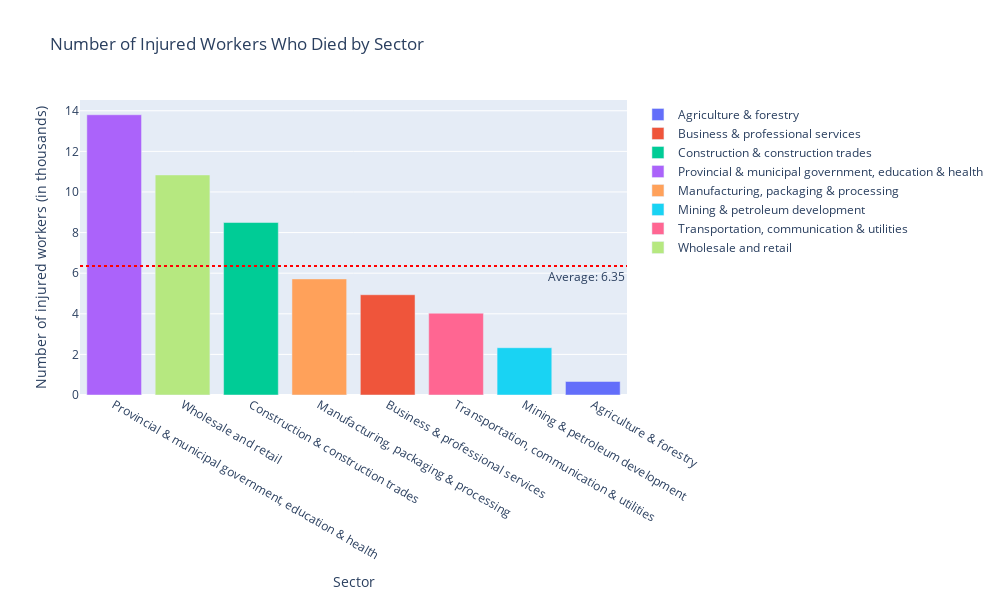

Notebook source saved alongside this figure:
### Code cell
# Calculate average number of injured workers who died (in thousands)
average_injured_workers = df['no_injured_workers'].mean() / 1000

# Divide the 'no_injured_workers' column by 1000 to show values in thousands
df['no_injured_workers_thousand'] = df['no_injured_workers']/1000

# Plotting the bar chart using Plotly
fig = px.bar(df, x='Sector', y='no_injured_workers_thousand', color='Sector',
             title='Number of Injured Workers Who Died by Sector',
             labels={'no_injured_workers': 'Number of injured workers who died (in thousands)', 'Sector': 'Sector'},
             hover_name='Sector', hover_data={'no_injured_workers': True, 'Sector': False})

# Add average line (in thousands)
fig.add_hline(y=average_injured_workers, line_dash="dot", line_color="red",
              annotation_text=f'Average: {average_injured_workers:.2f}', annotation_position="bottom right")

# Update layout for descending order and larger plot dimensions
fig.update_layout(width=1000, height=600, xaxis={'categoryorder': 'total descending'},
                  xaxis_title='Sector', yaxis_title='Number of injured workers (in thousands)',
                  legend_title=None)

# Show plot
fig.show()

### Figure 1 — Plotly figure (JSON) as saved in the notebook; plotly's stock layout.template omitted (floating-point values rounded to 4 significant figures)
{"data": [{"alignmentgroup": "True", "customdata": [[666]], "hovertemplate": "<b>%{hovertext}</b><br><br>no_injured_workers_thousand=%{y}<br>Number of injured workers who died (in thousands)=%{customdata[0]}<extra></extra>", "hovertext": ["Agriculture & forestry"], "legendgroup": "Agriculture & forestry", "marker": {"color": "#636efa", "pattern": {"shape": ""}}, "name": "Agriculture & forestry", "offsetgroup": "Agriculture & forestry", "orientation": "v", "showlegend": true, "textposition": "auto", "type": "bar", "x": ["Agriculture & forestry"], "xaxis": "x", "y": [0.666], "yaxis": "y"}, {"alignmentgroup": "True", "customdata": [[4938]], "hovertemplate": "<b>%{hovertext}</b><br><br>no_injured_workers_thousand=%{y}<br>Number of injured workers who died (in thousands)=%{customdata[0]}<extra></extra>", "hovertext": ["Business & professional services"], "legendgroup": "Business & professional services", "marker": {"color": "#EF553B", "pattern": {"shape": ""}}, "name": "Business & professional services", "offsetgroup": "Business & professional services", "orientation": "v", "showlegend": true, "textposition": "auto", "type": "bar", "x": ["Business & professional services"], "xaxis": "x", "y": [4.938], "yaxis": "y"}, {"alignmentgroup": "True", "customdata": [[8495]], "hovertemplate": "<b>%{hovertext}</b><br><br>no_injured_workers_thousand=%{y}<br>Number of injured workers who died (in thousands)=%{customdata[0]}<extra></extra>", "hovertext": ["Construction & construction trades"], "legendgroup": "Construction & construction trades", "marker": {"color": "#00cc96", "pattern": {"shape": ""}}, "name": "Construction & construction trades", "offsetgroup": "Construction & construction trades", "orientation": "v", "showlegend": true, "textposition": "auto", "type": "bar", "x": ["Construction & construction trades"], "xaxis": "x", "y": [8.495], "yaxis": "y"}, {"alignmentgroup": "True", "customdata": [[13803]], "hovertemplate": "<b>%{hovertext}</b><br><br>no_injured_workers_thousand=%{y}<br>Number of injured workers who died (in thousands)=%{customdata[0]}<extra></extra>", "hovertext": ["Provincial & municipal government, education & health"], "legendgroup": "Provincial & municipal government, education & health", "marker": {"color": "#ab63fa", "pattern": {"shape": ""}}, "name": "Provincial & municipal government, education & health", "offsetgroup": "Provincial & municipal government, education & health", "orientation": "v", "showlegend": true, "textposition": "auto", "type": "bar", "x": ["Provincial & municipal government, education & health"], "xaxis": "x", "y": [13.8], "yaxis": "y"}, {"alignmentgroup": "True", "customdata": [[5718]], "hovertemplate": "<b>%{hovertext}</b><br><br>no_injured_workers_thousand=%{y}<br>Number of injured workers who died (in thousands)=%{customdata[0]}<extra></extra>", "hovertext": ["Manufacturing, packaging & processing"], "legendgroup": "Manufacturing, packaging & processing", "marker": {"color": "#FFA15A", "pattern": {"shape": ""}}, "name": "Manufacturing, packaging & processing", "offsetgroup": "Manufacturing, packaging & processing", "orientation": "v", "showlegend": true, "textposition": "auto", "type": "bar", "x": ["Manufacturing, packaging & processing"], "xaxis": "x", "y": [5.718], "yaxis": "y"}, {"alignmentgroup": "True", "customdata": [[2328]], "hovertemplate": "<b>%{hovertext}</b><br><br>no_injured_workers_thousand=%{y}<br>Number of injured workers who died (in thousands)=%{customdata[0]}<extra></extra>", "hovertext": ["Mining & petroleum development"], "legendgroup": "Mining & petroleum development", "marker": {"color": "#19d3f3", "pattern": {"shape": ""}}, "name": "Mining & petroleum development", "offsetgroup": "Mining & petroleum development", "orientation": "v", "showlegend": true, "textposition": "auto", "type": "bar", "x": ["Mining & petroleum development"], "xaxis": "x", "y": [2.328], "yaxis": "y"}, {"alignmentgroup": "True", "customdata": [[4029]], "hovertemplate": "<b>%{hovertext}</b><br><br>no_injured_workers_thousand=%{y}<br>Number of injured workers who died (in thousands)=%{customdata[0]}<extra></extra>", "hovertext": ["Transportation, communication & utilities"], "legendgroup": "Transportation, communication & utilities", "marker": {"color": "#FF6692", "pattern": {"shape": ""}}, "name": "Transportation, communication & utilities", "offsetgroup": "Transportation, communication & utilities", "orientation": "v", "showlegend": true, "textposition": "auto", "type": "bar", "x": ["Transportation, communication & utilities"], "xaxis": "x", "y": [4.029], "yaxis": "y"}, {"alignmentgroup": "True", "customdata": [[10838]], "hovertemplate": "<b>%{hovertext}</b><br><br>no_injured_workers_thousand=%{y}<br>Number of injured workers who died (in thousands)=%{customdata[0]}<extra></extra>", "hovertext": ["Wholesale and retail"], "legendgroup": "Wholesale and retail", "marker": {"color": "#B6E880", "pattern": {"shape": ""}}, "name": "Wholesale and retail", "offsetgroup": "Wholesale and retail", "orientation": "v", "showlegend": true, "textposition": "auto", "type": "bar", "x": ["Wholesale and retail"], "xaxis": "x", "y": [10.84], "yaxis": "y"}], "layout": {"annotations": [{"showarrow": false, "text": "Average: 6.35", "x": 1, "xanchor": "right", "xref": "x domain", "y": 6.352, "yanchor": "top", "yref": "y"}], "barmode": "relative", "height": 600, "legend": {"title": {}, "tracegroupgap": 0}, "shapes": [{"line": {"color": "red", "dash": "dot"}, "type": "line", "x0": 0, "x1": 1, "xref": "x domain", "y0": 6.352, "y1": 6.352, "yref": "y"}], "title": {"text": "Number of Injured Workers Who Died by Sector"}, "width": 1000, "xaxis": {"anchor": "y", "categoryarray": ["Agriculture & forestry", "Business & professional services", "Construction & construction trades", "Provincial & municipal government, education & health", "Manufacturing, packaging & processing", "Mining & petroleum development", "Transportation, communication & utilities", "Wholesale and retail"], "categoryorder": "total descending", "domain": [0, 1], "title": {"text": "Sector"}}, "yaxis": {"anchor": "x", "domain": [0, 1], "title": {"text": "Number of injured workers (in thousands)"}}}}
